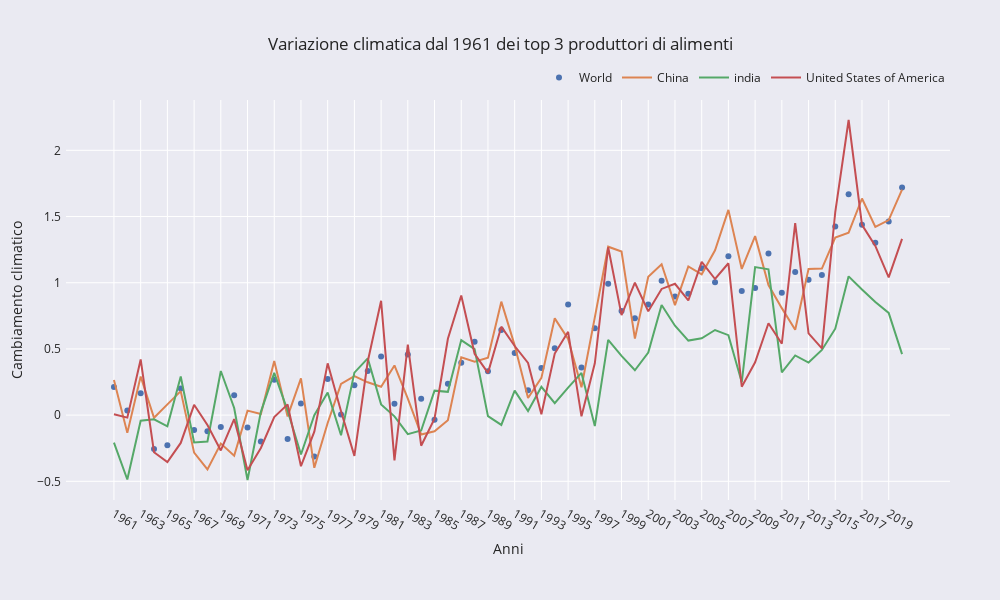

The code cell stored with this chart in its notebook:
### Markdown cell above
Sembra che i sono i paesi dell'Europa centro-orientale ad aver avuto le maggiori percentuali di variazioni, in particolare la Biolorussia, Slovenia, Russia, Estonia.
Invece i paesi che producono maggiormente alimenti come la Cina, l'India e gli Usa non sono tra i paesi che hanno avuto maggiori percentuali di variazioni.

### Code cell
tc0 = tc[tc['Months'] == 'Meteorological year'] 
tc1 = tc0[tc0['Area'] == 'World'] 
tc2 = tc0[tc0['Area'] == 'China'] 
tc3 = tc0[tc0['Area'] == 'India'] 
tc4 = tc0[tc0['Area'] == 'United States of America']

fig = go.Figure()
 
fig.add_trace(go.Scatter(x = tc1.Year, y=tc1.Value,
                    mode='markers',
                    name='World'))

fig.add_trace(go.Scatter(x = tc2.Year , y=tc2.Value,
                    mode='lines',
                    name='China'))
            
fig.add_trace(go.Scatter(x = tc3.Year , y=tc3.Value,
                    mode='lines', name='india'))

fig.add_trace(go.Scatter(x = tc4.Year , y=tc4.Value,
                    mode='lines', name='United States of America'))


fig.update_layout(
    title='Variazione climatica dal 1961 dei top 3 produttori di alimenti',
    autosize=False,
    width=1000,
    height=600,
    margin=dict(
        l=50,
        r=50,
        b=100,
        t=100,
        pad=4
    ),
    
    template='seaborn',
    paper_bgcolor="rgb(234, 234, 242)",
    legend=dict(
        orientation="h",
        yanchor="bottom",
        y=1.02,
        xanchor="right",
        x=1
))

fig.update_xaxes(type='category',title='Anni')
fig.update_yaxes(title='Cambiamento climatico')


fig.show()

### Figure 1 — Plotly figure (JSON) as saved in the notebook; plotly's stock layout.template omitted (floating-point values rounded to 4 significant figures)
{"data": [{"mode": "markers", "name": "World", "type": "scatter", "x": [1961, 1962, 1963, 1964, 1965, 1966, 1967, 1968, 1969, 1970, 1971, 1972, 1973, 1974, 1975, 1976, 1977, 1978, 1979, 1980, 1981, 1982, 1983, 1984, 1985, 1986, 1987, 1988, 1989, 1990, 1991, 1992, 1993, 1994, 1995, 1996, 1997, 1998, 1999, 2000, 2001, 2002, 2003, 2004, 2005, 2006, 2007, 2008, 2009, 2010, 2011, 2012, 2013, 2014, 2015, 2016, 2017, 2018, 2019, 2020], "y": [0.212, 0.035, 0.165, -0.255, -0.228, 0.201, -0.113, -0.121, -0.09, 0.15, -0.094, -0.199, 0.268, -0.181, 0.087, -0.312, 0.273, 0.004, 0.225, 0.333, 0.442, 0.085, 0.458, 0.123, -0.035, 0.237, 0.396, 0.554, 0.331, 0.642, 0.469, 0.188, 0.356, 0.506, 0.836, 0.359, 0.657, 0.992, 0.787, 0.732, 0.835, 1.015, 0.895, 0.916, 1.109, 1.004, 1.199, 0.937, 0.961, 1.22, 0.925, 1.081, 1.023, 1.059, 1.424, 1.668, 1.438, 1.301, 1.463, 1.719]}, {"mode": "lines", "name": "China", "type": "scatter", "x": [1961, 1962, 1963, 1964, 1965, 1966, 1967, 1968, 1969, 1970, 1971, 1972, 1973, 1974, 1975, 1976, 1977, 1978, 1979, 1980, 1981, 1982, 1983, 1984, 1985, 1986, 1987, 1988, 1989, 1990, 1991, 1992, 1993, 1994, 1995, 1996, 1997, 1998, 1999, 2000, 2001, 2002, 2003, 2004, 2005, 2006, 2007, 2008, 2009, 2010, 2011, 2012, 2013, 2014, 2015, 2016, 2017, 2018, 2019, 2020], "y": [0.266, -0.134, 0.292, -0.02, 0.081, 0.181, -0.283, -0.41, -0.215, -0.307, 0.034, 0.009, 0.408, -0.01, 0.278, -0.398, -0.059, 0.236, 0.295, 0.248, 0.214, 0.375, 0.125, -0.147, -0.122, -0.038, 0.436, 0.404, 0.433, 0.857, 0.527, 0.129, 0.281, 0.731, 0.576, 0.211, 0.738, 1.272, 1.235, 0.578, 1.045, 1.14, 0.831, 1.123, 1.064, 1.245, 1.55, 1.104, 1.352, 0.982, 0.808, 0.645, 1.103, 1.107, 1.341, 1.378, 1.636, 1.422, 1.473, 1.703]}, {"mode": "lines", "name": "india", "type": "scatter", "x": [1961, 1962, 1963, 1964, 1965, 1966, 1967, 1968, 1969, 1970, 1971, 1972, 1973, 1974, 1975, 1976, 1977, 1978, 1979, 1980, 1981, 1982, 1983, 1984, 1985, 1986, 1987, 1988, 1989, 1990, 1991, 1992, 1993, 1994, 1995, 1996, 1997, 1998, 1999, 2000, 2001, 2002, 2003, 2004, 2005, 2006, 2007, 2008, 2009, 2010, 2011, 2012, 2013, 2014, 2015, 2016, 2017, 2018, 2019, 2020], "y": [-0.208, -0.486, -0.042, -0.032, -0.085, 0.292, -0.206, -0.199, 0.333, 0.054, -0.49, 0.025, 0.319, 0.034, -0.297, -0.001, 0.17, -0.152, 0.321, 0.429, 0.081, -0.009, -0.144, -0.116, 0.185, 0.176, 0.567, 0.499, -0.008, -0.074, 0.185, 0.031, 0.214, 0.09, 0.208, 0.319, -0.083, 0.569, 0.448, 0.339, 0.472, 0.832, 0.675, 0.563, 0.58, 0.643, 0.604, 0.248, 1.118, 1.101, 0.323, 0.451, 0.397, 0.492, 0.653, 1.048, 0.949, 0.855, 0.772, 0.461]}, {"mode": "lines", "name": "United States of America", "type": "scatter", "x": [1961, 1962, 1963, 1964, 1965, 1966, 1967, 1968, 1969, 1970, 1971, 1972, 1973, 1974, 1975, 1976, 1977, 1978, 1979, 1980, 1981, 1982, 1983, 1984, 1985, 1986, 1987, 1988, 1989, 1990, 1991, 1992, 1993, 1994, 1995, 1996, 1997, 1998, 1999, 2000, 2001, 2002, 2003, 2004, 2005, 2006, 2007, 2008, 2009, 2010, 2011, 2012, 2013, 2014, 2015, 2016, 2017, 2018, 2019, 2020], "y": [0.006, -0.019, 0.42, -0.28, -0.354, -0.21, 0.078, -0.074, -0.267, -0.03, -0.417, -0.248, -0.015, 0.081, -0.386, -0.125, 0.391, 0.029, -0.308, 0.405, 0.864, -0.342, 0.532, -0.231, -0.026, 0.577, 0.904, 0.463, 0.319, 0.668, 0.522, 0.394, 0.007, 0.465, 0.629, -0.009, 0.391, 1.268, 0.755, 1, 0.784, 0.953, 0.992, 0.866, 1.157, 1.028, 1.147, 0.215, 0.399, 0.694, 0.539, 1.451, 0.618, 0.504, 1.534, 2.229, 1.437, 1.278, 1.04, 1.331]}], "layout": {"autosize": false, "height": 600, "legend": {"orientation": "h", "x": 1, "xanchor": "right", "y": 1.02, "yanchor": "bottom"}, "margin": {"b": 100, "l": 50, "pad": 4, "r": 50, "t": 100}, "paper_bgcolor": "rgb(234, 234, 242)", "title": {"text": "Variazione climatica dal 1961 dei top 3 produttori di alimenti"}, "width": 1000, "xaxis": {"title": {"text": "Anni"}, "type": "category"}, "yaxis": {"title": {"text": "Cambiamento climatico"}}}}
